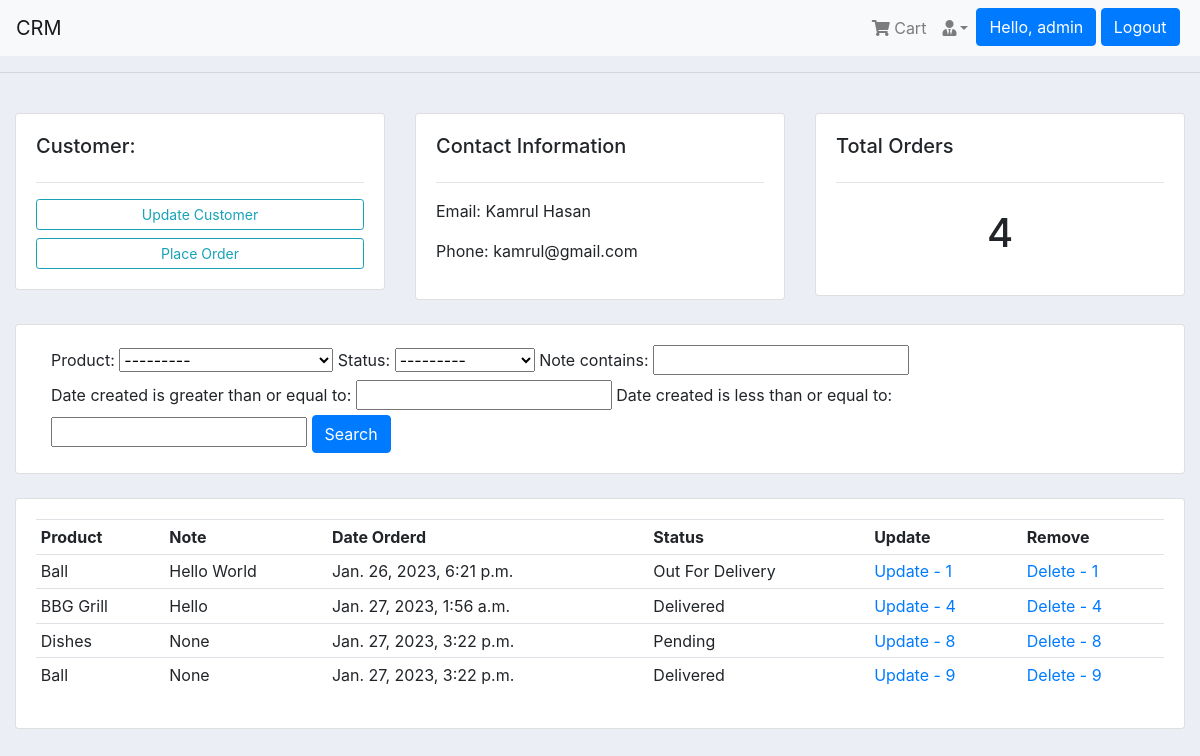
The app's page /customer/1/ (signed in) with its own data.
### accounts/models.py (models this page shows, shortened)
class Customer(models.Model):
    user = models.OneToOneField(User,null=True,on_delete=models.CASCADE)
    name = models.CharField(max_length=200,null=True)
    phone = models.CharField(max_length=20,null=True)
    email = models.CharField(max_length=60,null=True)
    profile_pic = models.ImageField(default='logo.png',upload_to='profile',null=True,blank=True)
    date_created = models.DateTimeField(auto_now_add=True)
    def __str__(self):
        return f"{self.name} {self.phone}"

class Order(models.Model):
    STATUS = (
        ('Pending','Pending'),
        ('Out For Delivery','Out for delivery'),
        ('Delivered','Delivered'),
    )
    customer = models.ForeignKey(Customer,on_delete=models.SET_NULL,null=True)
    product = models.ForeignKey(Product,on_delete=models.SET_NULL,null=True)
    date_created = models.DateTimeField(auto_now_add=True)
    status = models.CharField(max_length=50,null=True,choices=STATUS)
    note = models.CharField(max_length=1000,null=True)

class Product(models.Model):
    CATEGORY = (
        ('Indoor','Indoor'),
        ('Outdoor','Outdoor'),
    )
    name = models.CharField(max_length=200,null=True)
    price = models.DecimalField(max_digits=10,decimal_places=2,default=0.0)
    category = models.CharField(max_length=50,null=True,choices=CATEGORY)
    description = models.CharField(max_length=200,null=True)
    date_created = models.DateTimeField(auto_now_add=True)
    tags = models.ManyToManyField(Tag)
    def __str__(self):
        return f"{self.name} {self.price} {self.category}"

### accounts/decorators.py (the view)
        def wrapper_func(request,*args,**kwargs):
            group = None
            if(request.user.groups.exists()):
                group = request.user.groups.all()[0].name
                print("Group in allowed_users",group)
            if group in allowed_roles:
                return view_func(request,*args,**kwargs)
            else:
                return HttpResponse("You are not authorized to view this page")

### accounts/views.py (called while the page is built)
@login_required
@allowed_users(allowed_roles=['admin'])
def customer(request,pk):
    customer = Customer.objects.get(id=pk)
    orders = Order.objects.filter(customer=customer)
    total_orders = orders.count()
    myFilter = OrderFilter(request.GET,queryset=orders)
    orders = myFilter.qs
    content = {'title':'Customer','orders':orders,'customer':customer,'total_orders':total_orders,'myFilter':myFilter}
    print(customer)
    return render(request,'accounts/customer.html',context=content)

### accounts/templates/accounts/customer.html
{% extends 'main.html' %}
{% block content %}
<br>
<div class="row">
    <div class="col-md">
        <div class="card card-body">
            <h5>Customer: </h5>
            <hr>
            <a class="btn btn-outline-info btn-sm btn-block" href="">Update Customer</a>
            <a class="btn btn-outline-info btn-sm btn-block" href="{% url 'create_order' pk=customer.id %}">Place
                Order</a>
        </div>
    </div>
    <div class="col-md">
        <div class="card card-body">
            <h5>Contact Information</h5>
            <hr>
            <p>Email: {{customer.name}}</p>
            <p>Phone: {{customer.email}}</p>
        </div>
    </div>
    <div class="col-md">
        <div class="card card-body">
            <h5>Total Orders</h5>
            <hr>
            <h1 style="text-align: center; padding: 10px;">{{total_orders}}</h1>
        </div>
    </div>
</div>
<br>
<div class="row">
    <div class="col-md-12">
        <div class="card card-body">
            <div class="col-md">
                <form action="" method="get">
                    {{myFilter.form}}
                    <button type="submit" class="btn btn-primary">Search</button>
                </form>
            </div>
        </div>
    </div>
</div>
<br>
<div class="row">
    <div class="col-md">
        <div class="card card-body">
            <table class="table table-sm">
                <tr>
                    <th>Product</th>
                    <th>Note</th>
                    <th>Date Orderd</th>
                    <th>Status</th>
                    <th>Update</th>
                    <th>Remove</th>
                </tr>
                {% for order in orders %}
                <tr>
                    <td>{{order.product.name}}</td>
                    <td>{{order.note}}</td>
                    <td>{{order.date_created}}</td>
                    <td>{{order.status}}</td>
                    <td><a href="{% url 'update_order' pk=order.id %}">Update - {{order.id}}</a></td>
                    <td><a href="{% url 'delete_order' pk=order.id %}">Delete - {{order.id}}</a></td>
                </tr>
                {% endfor %}
            </table>
        </div>
    </div>
</div>
{% endblock content %}

### accounts/templates/accounts/navbar.html (shortened to what this page needs)
<nav class="navbar navbar-expand-lg navbar-light bg-light">
    <a href="/" class="navbar-brand">CRM</a>
    <div class="collapse navbar-collapse" id="navbarNav">
        <ul class="navbar-nav ml-auto">
            <li class="nav-item">
                <a href="" class="nav-link">
                    <i class="fa fa-shopping-cart"></i> Cart
                </a>
            </li>
            <li class="nav-item dropdown">
                <a class="nav-link dropdown-toggle" href="#" id="navbarDropdown" role="button" data-toggle="dropdown"
                    aria-haspopup="true" aria-expanded="false"><i class="fas fa-user-tie"></i></a>
            </li>
            {% if request.user.is_authenticated %}
            <li class="nav-item">
                <a href="{% url 'account' %}" class="btn btn-primary">Hello, {{request.user.username}}</a>
            </li> &nbsp;
            <li class="nav-item">
                <a href="{% url 'logout' %}" class="btn btn-primary">Logout</a>
            </li> &nbsp;
            {% endif %}
        </ul>
    </div>
</nav>

### static/css/main.css (style rules this page uses)
body { background-color: #ebeff5; }

### records on screen
Customer: name "Kamrul Hasan", email "kamrul@gmail.com"
Order: product.name "Ball", note "Hello World", date_created "Jan. 26, 2023, 6:21 p.m.", status "Out For Delivery", id "1"
Order: product.name "BBG Grill", note "Hello", date_created "Jan. 27, 2023, 1:56 a.m.", status "Delivered", id "4"
Order: product.name "Dishes", note "None", date_created "Jan. 27, 2023, 3:22 p.m.", status "Pending", id "8"
Order: product.name "Ball", note "None", date_created "Jan. 27, 2023, 3:22 p.m.", status "Delivered", id "9"

### other values on screen
{{ request.user.username }} "admin"
{{ total_orders }} "4"
